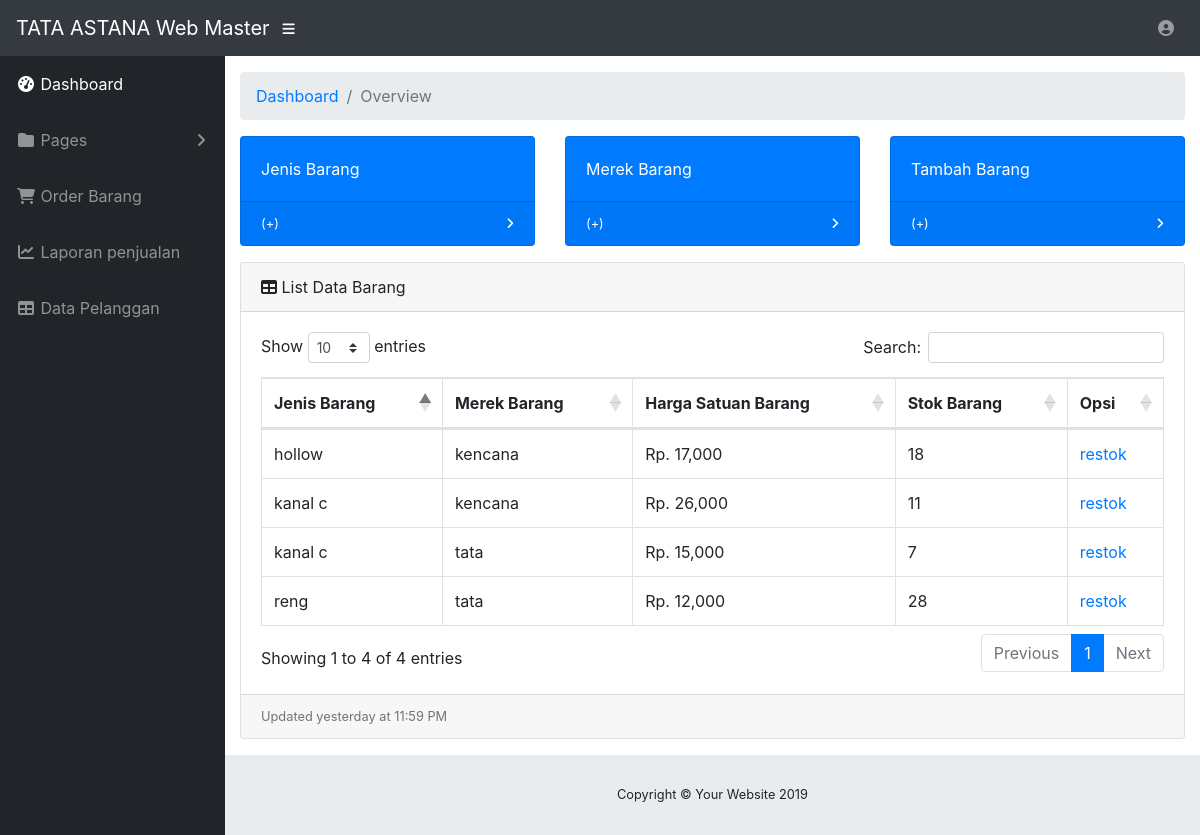
Screenshot of /tatamaster/restok.php with the database file from the repository.
### tables this page shows
CREATE TABLE `barang` (
  `id_brg` int(11) NOT NULL,
  `id_jns` int(11) NOT NULL,
  `id_mrk` int(11) NOT NULL,
  `harga_brg` int(11) NOT NULL,
  `stok_brg` int(11) NOT NULL,
  `deskrip` varchar(180) NOT NULL,
  `gambar` varchar(255) NOT NULL
);

CREATE TABLE `jenis` (
  `id_jns` int(11) NOT NULL,
  `nama_jns` varchar(130) NOT NULL
);

CREATE TABLE `merek` (
  `id_mrk` int(11) NOT NULL,
  `nama_mrk` varchar(130) NOT NULL
);

### tatamaster/restok.php (the view, shortened to what this page needs)
<!DOCTYPE html>
<html lang="en">
<head>
  <link href="vendor/fontawesome-free/css/all.min.css" rel="stylesheet" type="text/css">
  <link href="vendor/datatables/dataTables.bootstrap4.css" rel="stylesheet">
  <link href="css/sb-admin.css" rel="stylesheet">
</head>
<body id="page-top">
  <nav class="navbar navbar-expand navbar-dark bg-dark static-top">
    <a class="navbar-brand mr-1" href="dashboard.php">TATA ASTANA Web Master</a>
    <button class="btn btn-link btn-sm text-white order-1 order-sm-0" id="sidebarToggle" href="#">
      <i class="fas fa-bars"></i>
    </button>
    <ul class="navbar-nav ml-auto ml-md-0">
      <li class="nav-item dropdown no-arrow">
        <a class="nav-link dropdown-toggle" href="#" id="userDropdown" role="button" data-toggle="dropdown" aria-haspopup="true" aria-expanded="false">
          <i class="fas fa-user-circle fa-fw"></i>
        </a>
      </li>
    </ul>
  </nav>
  <div id="wrapper">
<?php include 'sidebar.php'; ?>
    <div id="content-wrapper">
      <div class="container-fluid">
        <ol class="breadcrumb">
          <li class="breadcrumb-item">
            <a href="dashboard.php">Dashboard</a>
          </li>
          <li class="breadcrumb-item active">Overview</li>
        </ol>
        <div class="row">
          <div class="col-xl-4 col-sm-6 mb-3">
            <div class="card text-white bg-primary o-hidden h-100">
              <div class="card-body">
                <div class="mr-5">Jenis Barang</div>
              </div>
              <a class="card-footer text-white clearfix small z-1" href="jenis.php">
                <span class="float-left">(+)</span>
                <span class="float-right">
                  <i class="fas fa-angle-right"></i>
                </span>
              </a>
            </div>
          </div>
          <div class="col-xl-4 col-sm-6 mb-3">
            <div class="card text-white bg-primary o-hidden h-100">
              <div class="card-body">
                <div class="mr-5">Merek Barang</div>
              </div>
              <a class="card-footer text-white clearfix small z-1" href="merek.php">
                <span class="float-left">(+)</span>
                <span class="float-right">
                  <i class="fas fa-angle-right"></i>
                </span>
              </a>
            </div>
          </div>
          <div class="col-xl-4 col-sm-6 mb-3">
            <div class="card text-white bg-primary o-hidden h-100">
              <div class="card-body">
                <div class="mr-5">Tambah Barang</div>
              </div>
              <a class="card-footer text-white clearfix small z-1" href="tambah.php">
                <span class="float-left">(+)</span>
                <span class="float-right">
                  <i class="fas fa-angle-right"></i>
                </span>
              </a>
            </div>
          </div>
        </div>
        <div class="card mb-3">
          <div class="card-header">
            <i class="fas fa-table"></i>
            List Data Barang</div>
          <div class="card-body">
            <div class="table-responsive">
              <table class="table table-bordered" id="dataTable" width="100%" cellspacing="0">
                <thead>
                  <tr>
                    <th scope="col">Jenis Barang</th>
          					<th scope="col">Merek Barang</th>
          					<th scope="col">Harga Satuan Barang</th>
          					<th scope="col">Stok Barang</th>
          					<th scope="col">Opsi</th>
                  </tr>
                </thead>
                <tbody>
				<?php
				$rs=mysqli_query($conn,"select * from barang b, merek m, jenis j where m.id_mrk=b.id_mrk and j.id_jns=b.id_jns");
				while($row=mysqli_fetch_array($rs)){
					echo "<tr>";
						echo "<td>".$row['nama_jns']."</td>";
						echo "<td>".$row['nama_mrk']."</td>";
						echo "<td>Rp. ".number_format($row['harga_brg'])."</td>";
						echo "<td>".$row['stok_brg']."</td>";
						echo "<td><a href='rstkbrg.php?id=".$row['id_brg']."'>restok</a>
							  </td>";
					echo "</tr>";
				}?>
                </tbody>
              </table>
            </div>
          </div>
          <div class="card-footer small text-muted">Updated yesterday at 11:59 PM</div>
        </div>
      </div>
      <footer class="sticky-footer">
        <div class="container my-auto">
          <div class="copyright text-center my-auto">
            <span>Copyright © Your Website 2019</span>
          </div>
        </div>
      </footer>
    </div>
  </div>
</body>
</html>

### tatamaster/sidebar.php (shortened to what this page needs)
<ul class="sidebar navbar-nav">
  <li class="nav-item active">
    <a class="nav-link" href="dashboard.php">
      <i class="fas fa-fw fa-tachometer-alt"></i>
      <span>Dashboard</span>
    </a>
  </li>
  <li class="nav-item dropdown">
    <a class="nav-link dropdown-toggle" href="#" id="pagesDropdown" role="button" data-toggle="dropdown" aria-haspopup="true" aria-expanded="false">
      <i class="fas fa-fw fa-folder"></i>
      <span>Pages</span>
    </a>
  </li>
  <li class="nav-item">
    <a class="nav-link" href="order.php">
      <i class="fas fa-fw fa-shopping-cart"></i>
      <span>Order Barang</span></a>
  </li>
  <li class="nav-item">
    <a class="nav-link" href="laporan.php">
      <i class="fas fa-fw fa-chart-line"></i>
      <span>Laporan penjualan</span></a>
  </li>
  <li class="nav-item">
    <a class="nav-link" href="datapel.php">
      <i class="fas fa-fw fa-table"></i>
      <span>Data Pelanggan</span></a>
  </li>
</ul>

### rows the page displays
barang: id_jns.nama_jns "kanal c", id_mrk.nama_mrk "kencana", harga_brg "26,000", stok_brg "11"
barang: id_jns.nama_jns "kanal c", id_mrk.nama_mrk "tata", harga_brg "15,000", stok_brg "7"
barang: id_jns.nama_jns "hollow", id_mrk.nama_mrk "kencana", harga_brg "17,000", stok_brg "18"
barang: id_jns.nama_jns "reng", id_mrk.nama_mrk "tata", harga_brg "12,000", stok_brg "28"
